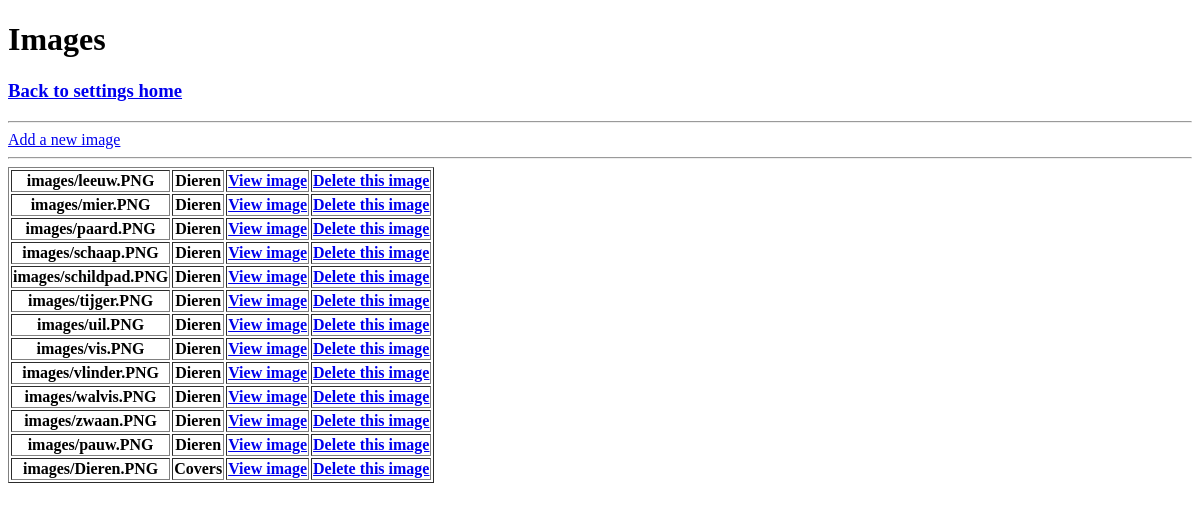
/settings/images, run on an earlier commit of the app's database.
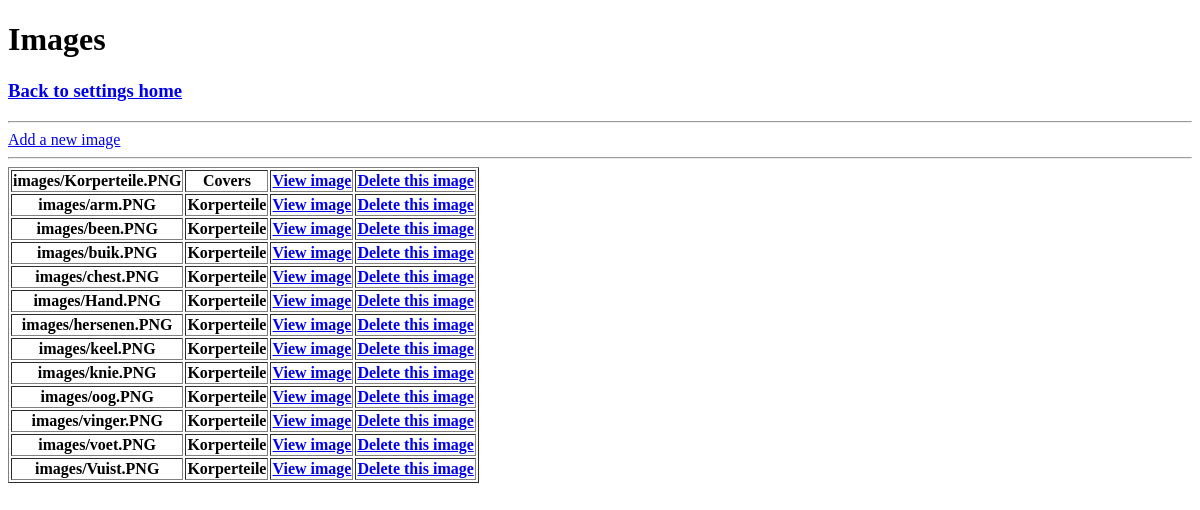
And on a later commit of the database.
### images/models.py (models this page shows)
class Image(models.Model):
    image = models.ImageField(upload_to="images")
    theme = models.ForeignKey(Theme, on_delete=models.CASCADE)

class Theme(models.Model):
    name = models.CharField(max_length=255)
    description = models.TextField(max_length=1000)

### images/views.py (the view)
# urls.py: path('images', views.images_index),
def images_index(request):
    images = Image.objects.all().order_by('theme')
    return render(request, 'images_index.html', {'images': images})

### images/templates/images_index.html (shortened to what this page needs)
<!DOCTYPE html>
<html lang="en">
<head>
</head>
<body>
<h1>Images</h1>
<h3><a href="/settings">Back to settings home</a></h3>
<hr>
<a href="/settings/images/add">Add a new image</a>
<hr>
<table border="1">
    {% for image in images %}
        <tr>
            <th>{{ image.image.name }}</th>
            <th>{{ image.theme.name }}</th>
            <th><a href="{{ image.image.url }}">View image</a></th>
            <th><a href="/settings/images/delete/{{ image.id }}">Delete this image</a></th>
        </tr>
    {% endfor %}
</table>
</body>
</html>

What changed in the data, as far as the page shows it:
removed Image: image.name "images/leeuw.PNG", theme.name "Dieren"
removed Image: image.name "images/mier.PNG", theme.name "Dieren"
removed Image: image.name "images/paard.PNG", theme.name "Dieren"
removed Image: image.name "images/schaap.PNG", theme.name "Dieren"
removed Image: image.name "images/schildpad.PNG", theme.name "Dieren"
removed Image: image.name "images/tijger.PNG", theme.name "Dieren"
removed Image: image.name "images/uil.PNG", theme.name "Dieren"
removed Image: image.name "images/vis.PNG", theme.name "Dieren"
removed Image: image.name "images/vlinder.PNG", theme.name "Dieren"
removed Image: image.name "images/walvis.PNG", theme.name "Dieren"
removed Image: image.name "images/zwaan.PNG", theme.name "Dieren"
removed Image: image.name "images/pauw.PNG", theme.name "Dieren"
removed Image: image.name "images/Dieren.PNG", theme.name "Covers"
added Image: image.name "images/Korperteile.PNG", theme.name "Covers"
added Image: image.name "images/arm.PNG", theme.name "Korperteile"
added Image: image.name "images/been.PNG", theme.name "Korperteile"
added Image: image.name "images/buik.PNG", theme.name "Korperteile"
added Image: image.name "images/chest.PNG", theme.name "Korperteile"
added Image: image.name "images/Hand.PNG", theme.name "Korperteile"
added Image: image.name "images/hersenen.PNG", theme.name "Korperteile"
added Image: image.name "images/keel.PNG", theme.name "Korperteile"
added Image: image.name "images/knie.PNG", theme.name "Korperteile"
added Image: image.name "images/oog.PNG", theme.name "Korperteile"
added Image: image.name "images/vinger.PNG", theme.name "Korperteile"
added Image: image.name "images/voet.PNG", theme.name "Korperteile"
added Image: image.name "images/Vuist.PNG", theme.name "Korperteile"
